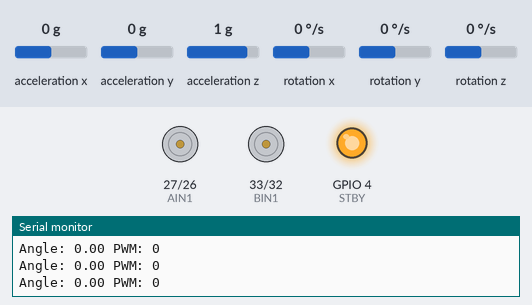
Bench run of a sketch on a simulated ESP32. On the bench: motor-driver pin pairs drawn as motors (green arrow = first pin HIGH = forward, orange = second pin HIGH = backward, longer = more drive, scaled by the enable pin, stopped while the standby pin is LOW), output pins drawn as LEDs (lit = HIGH), the last lines printed to the serial monitor. The test bench sets the inputs (shaded band); at power-on: acceleration x 0 g, acceleration z 1 g, acceleration y 0 g, rotation x 0 °/s, rotation y 0 °/s, rotation z 0 °/s.

Above: at 5.2 s.
5.3 s: acceleration x set to -1.4 g
At 5.7 s:
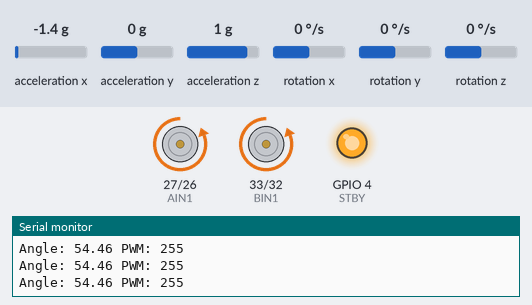
6.8 s: acceleration x set to 0.8 g
At 7.9 s:
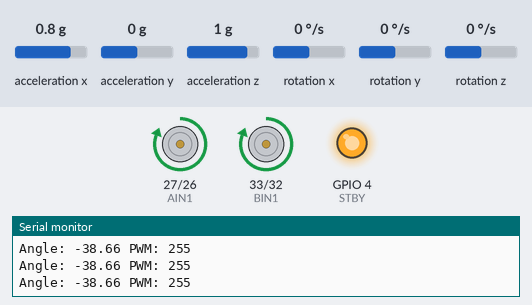
8.3 s: acceleration x set to -0.1 g
At 9.2 s:
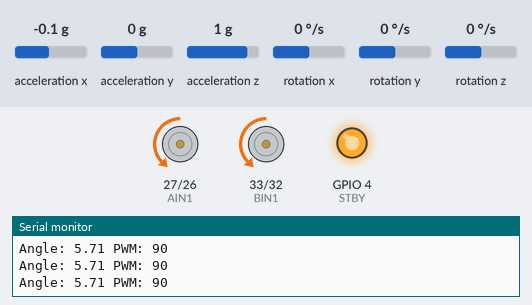
9.8 s: acceleration z set to 0 g
At 10.4 s:
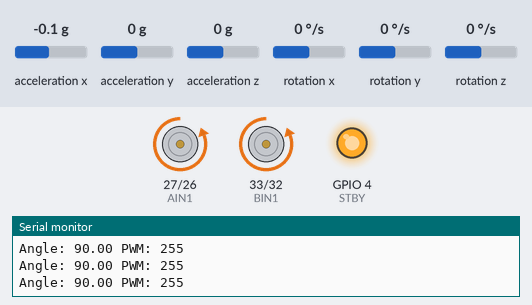
11.3 s: acceleration x set to 1.4 g
At 12.5 s:
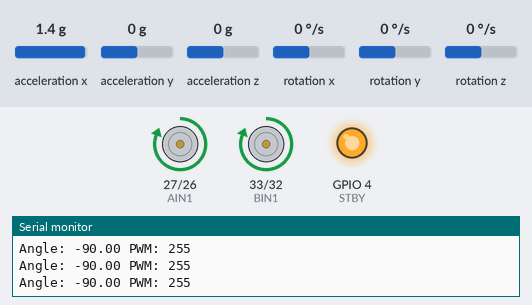
12.8 s: acceleration x set to -0.8 g
At 13.9 s:
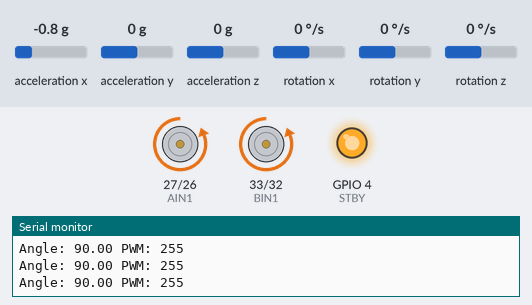
Timing chart, 0 to 15.3 s (numbered marks = the images above; inputs shaded):
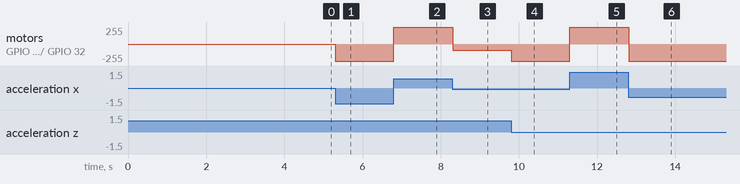

The sketch:

02_p_control.ino
```cpp
// Stage 2: proportional (P) control with motor dead-zone compensation
// ESP32 + MPU6050 + TB6612 motor driver

#include <Wire.h>
#include <MPU6050_light.h>

MPU6050 mpu(Wire);

// TB6612 Pins
#define PWMA 25
#define AIN1 27
#define AIN2 26

#define PWMB 14
#define BIN1 33
#define BIN2 32

#define STBY 4

// Adjust after checking upright angle
float setPoint = 0.0;

// Start with this
float Kp = 15.0;

void setup() {

  Serial.begin(115200);

  Wire.begin(21,22);

  byte status = mpu.begin();

  if(status != 0){
    Serial.println("MPU ERROR");
    while(1);
  }

  delay(1000);

  Serial.println("Keep robot upright...");
  delay(2000);

  mpu.calcOffsets();

  pinMode(AIN1, OUTPUT);
  pinMode(AIN2, OUTPUT);

  pinMode(BIN1, OUTPUT);
  pinMode(BIN2, OUTPUT);

  pinMode(STBY, OUTPUT);
  digitalWrite(STBY, HIGH);

  ledcAttach(PWMA, 1000, 8);
  ledcAttach(PWMB, 1000, 8);

  Serial.println("Ready");
}

void loop() {

  mpu.update();

  float angle = mpu.getAngleY();

  float error = setPoint - angle;

  int pwm = abs(error) * Kp;

  pwm = constrain(pwm, 0, 255);

  // Motor dead zone compensation
  if(pwm > 0 && pwm < 90)
    pwm = 90;

  // Stop near balance point
  if(abs(error) < 1.5)
    pwm = 0;

  if(error > 0)
  {
    // Direction 1
    digitalWrite(AIN1, HIGH);
    digitalWrite(AIN2, LOW);

    digitalWrite(BIN1, HIGH);
    digitalWrite(BIN2, LOW);
  }
  else
  {
    // Direction 2
    digitalWrite(AIN1, LOW);
    digitalWrite(AIN2, HIGH);

    digitalWrite(BIN1, LOW);
    digitalWrite(BIN2, HIGH);
  }

  ledcWrite(PWMA, pwm);
  ledcWrite(PWMB, pwm);

  Serial.print("Angle: ");
  Serial.print(angle);
  Serial.print(" PWM: ");
  Serial.println(pwm);

  delay(5);
}
```

Measured:
- after the input at 5.3 s, motor on GPIO 27 (AIN1) / GPIO 26 (AIN2), motor on GPIO 33 (BIN1) / GPIO 32 (BIN2): stopped → backward 255/255 at once
- after the input at 6.8 s, motor on GPIO 27 (AIN1) / GPIO 26 (AIN2), motor on GPIO 33 (BIN1) / GPIO 32 (BIN2): backward 255/255 → forward 255/255 at once
- after the input at 8.3 s, motor on GPIO 27 (AIN1) / GPIO 26 (AIN2), motor on GPIO 33 (BIN1) / GPIO 32 (BIN2): forward 255/255 → backward 90/255 at once
- after the input at 9.8 s, motor on GPIO 27 (AIN1) / GPIO 26 (AIN2), motor on GPIO 33 (BIN1) / GPIO 32 (BIN2): backward 90/255 → backward 255/255 at once
- after the input at 11.3 s, motor on GPIO 27 (AIN1) / GPIO 26 (AIN2), motor on GPIO 33 (BIN1) / GPIO 32 (BIN2): backward 255/255 → forward 255/255 at once
- after the input at 12.8 s, motor on GPIO 27 (AIN1) / GPIO 26 (AIN2), motor on GPIO 33 (BIN1) / GPIO 32 (BIN2): forward 255/255 → backward 255/255 at once
